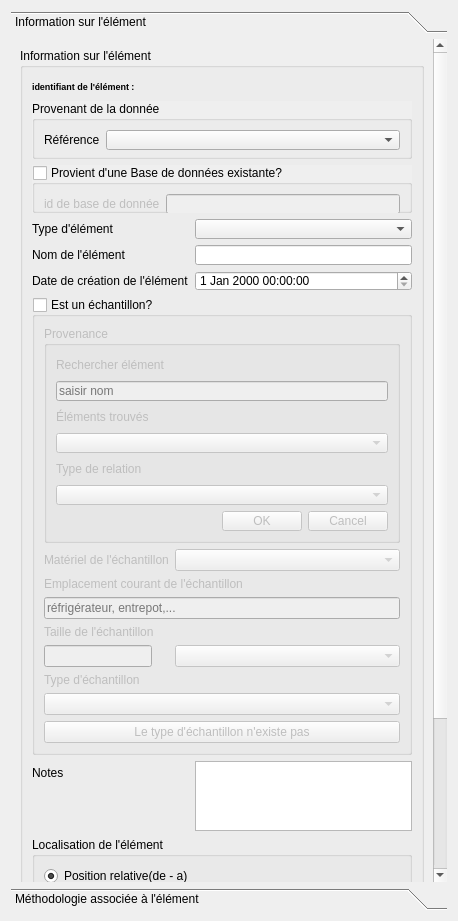
<?xml version="1.0" encoding="UTF-8"?>
<ui version="4.0">
    <class>Form</class>
    <widget class="QWidget" name="Form">
        <property name="geometry">
            <rect>
                <x>0</x>
                <y>0</y>
                <width>458</width>
                <height>921</height>
            </rect>
        </property>
        <property name="windowTitle">
            <string>Form</string>
        </property>
        <layout class="QVBoxLayout" name="verticalLayout">
            <item>
                <widget class="QToolBox" name="toolbox_sampling_feature">
                    <property name="currentIndex">
                        <number>0</number>
                    </property>
                    <widget class="QWidget" name="sampling_page">
                        <property name="geometry">
                            <rect>
                                <x>0</x>
                                <y>-126</y>
                                <width>423</width>
                                <height>975</height>
                            </rect>
                        </property>
                        <attribute name="label">
                            <string>Information sur l'élément</string>
                        </attribute>
                        <layout class="QVBoxLayout" name="verticalLayout_3">
                            <item>
                                <widget class="QGroupBox" name="groupbox_sampling_feature">
                                    <property name="minimumSize">
                                        <size>
                                            <width>264</width>
                                            <height>0</height>
                                        </size>
                                    </property>
                                    <property name="title">
                                        <string>Information sur l'élément</string>
                                    </property>
                                    <layout class="QFormLayout" name="formLayout_2">
                                        <property name="fieldGrowthPolicy">
                                            <enum>QFormLayout::AllNonFixedFieldsGrow</enum>
                                        </property>
                                        <item row="0" column="0" colspan="2">
                                            <widget class="QLabel" name="label_foi_id">
                                                <property name="minimumSize">
                                                    <size>
                                                        <width>0</width>
                                                        <height>18</height>
                                                    </size>
                                                </property>
                                                <property name="font">
                                                    <font>
                                                        <pointsize>7</pointsize>
                                                        <weight>75</weight>
                                                        <italic>false</italic>
                                                        <bold>true</bold>
                                                    </font>
                                                </property>
                                                <property name="text">
                                                    <string>identifiant de l'élément :</string>
                                                </property>
                                            </widget>
                                        </item>
                                        <item row="1" column="0" colspan="2">
                                            <widget class="QGroupBox" name="gb_ref">
                                                <property name="minimumSize">
                                                    <size>
                                                        <width>0</width>
                                                        <height>58</height>
                                                    </size>
                                                </property>
                                                <property name="autoFillBackground">
                                                    <bool>true</bool>
                                                </property>
                                                <property name="title">
                                                    <string>Provenant de la donnée</string>
                                                </property>
                                                <property name="flat">
                                                    <bool>false</bool>
                                                </property>
                                                <layout class="QFormLayout" name="formLayout">
                                                    <property name="fieldGrowthPolicy">
                                                        <enum>QFormLayout::AllNonFixedFieldsGrow</enum>
                                                    </property>
                                                    <item row="0" column="0">
                                                        <widget class="QLabel" name="label_ref">
                                                            <property name="minimumSize">
                                                                <size>
                                                                    <width>0</width>
                                                                    <height>20</height>
                                                                </size>
                                                            </property>
                                                            <property name="text">
                                                                <string>Référence</string>
                                                            </property>
                                                        </widget>
                                                    </item>
                                                    <item row="0" column="1">
                                                        <widget class="QComboBox" name="CB_ref">
                                                            <property name="minimumSize">
                                                                <size>
                                                                    <width>0</width>
                                                                    <height>20</height>
                                                                </size>
                                                            </property>
                                                        </widget>
                                                    </item>
                                                </layout>
                                            </widget>
                                        </item>
                                        <item row="2" column="0" colspan="2">
                                            <widget class="QGroupBox" name="gb_id_bd_extern">
                                                <property name="minimumSize">
                                                    <size>
                                                        <width>0</width>
                                                        <height>48</height>
                                                    </size>
                                                </property>
                                                <property name="autoFillBackground">
                                                    <bool>true</bool>
                                                </property>
                                                <property name="title">
                                                    <string>Provient d'une Base de données existante?</string>
                                                </property>
                                                <property name="flat">
                                                    <bool>false</bool>
                                                </property>
                                                <property name="checkable">
                                                    <bool>true</bool>
                                                </property>
                                                <property name="checked">
                                                    <bool>false</bool>
                                                </property>
                                                <layout class="QFormLayout" name="formLayout_3">
                                                    <item row="0" column="1">
                                                        <widget class="QLineEdit" name="LE_id_bd_extern">
                                                            <property name="minimumSize">
                                                                <size>
                                                                    <width>20</width>
                                                                    <height>20</height>
                                                                </size>
                                                            </property>
                                                        </widget>
                                                    </item>
                                                    <item row="0" column="0">
                                                        <widget class="QLabel" name="label_id_bd_extern">
                                                            <property name="minimumSize">
                                                                <size>
                                                                    <width>0</width>
                                                                    <height>20</height>
                                                                </size>
                                                            </property>
                                                            <property name="text">
                                                                <string>id de base de donnée</string>
                                                            </property>
                                                        </widget>
                                                    </item>
                                                </layout>
                                            </widget>
                                        </item>
                                        <item row="3" column="0">
                                            <widget class="QLabel" name="label_element_type">
                                                <property name="minimumSize">
                                                    <size>
                                                        <width>0</width>
                                                        <height>20</height>
                                                    </size>
                                                </property>
                                                <property name="text">
                                                    <string>Type d'élément</string>
                                                </property>
                                            </widget>
                                        </item>
                                        <item row="3" column="1">
                                            <widget class="QComboBox" name="CB_interet">
                                                <property name="minimumSize">
                                                    <size>
                                                        <width>0</width>
                                                        <height>20</height>
                                                    </size>
                                                </property>
                                            </widget>
                                        </item>
                                        <item row="4" column="0">
                                            <widget class="QLabel" name="label_samp_name">
                                                <property name="text">
                                                    <string>Nom de l'élément</string>
                                                </property>
                                            </widget>
                                        </item>
                                        <item row="4" column="1">
                                            <widget class="QLineEdit" name="LE_sampling_name">
                                                <property name="minimumSize">
                                                    <size>
                                                        <width>0</width>
                                                        <height>20</height>
                                                    </size>
                                                </property>
                                            </widget>
                                        </item>
                                        <item row="5" column="0">
                                            <widget class="QLabel" name="label_date">
                                                <property name="minimumSize">
                                                    <size>
                                                        <width>0</width>
                                                        <height>20</height>
                                                    </size>
                                                </property>
                                                <property name="text">
                                                    <string>Date de création de l'élément</string>
                                                </property>
                                            </widget>
                                        </item>
                                        <item row="5" column="1">
                                            <widget class="QDateTimeEdit" name="DTE_sampling_date">
                                                <property name="minimumSize">
                                                    <size>
                                                        <width>0</width>
                                                        <height>20</height>
                                                    </size>
                                                </property>
                                            </widget>
                                        </item>
                                        <item row="6" column="0" colspan="2">
                                            <widget class="QGroupBox" name="groupbox_specimen">
                                                <property name="title">
                                                    <string>Est un échantillon?</string>
                                                </property>
                                                <property name="checkable">
                                                    <bool>true</bool>
                                                </property>
                                                <property name="checked">
                                                    <bool>false</bool>
                                                </property>
                                                <layout class="QFormLayout" name="formLayout_6">
                                                    <property name="fieldGrowthPolicy">
                                                        <enum>QFormLayout::AllNonFixedFieldsGrow</enum>
                                                    </property>
                                                    <item row="0" column="0" colspan="2">
                                                        <widget class="QGroupBox" name="groupbox_sampling_context">
                                                            <property name="minimumSize">
                                                                <size>
                                                                    <width>0</width>
                                                                    <height>0</height>
                                                                </size>
                                                            </property>
                                                            <property name="title">
                                                                <string>Provenance</string>
                                                            </property>
                                                            <property name="checkable">
                                                                <bool>false</bool>
                                                            </property>
                                                            <layout class="QFormLayout" name="formLayout_7">
                                                                <item row="0" column="0">
                                                                    <widget class="QLabel" name="label_find_element">
                                                                        <property name="minimumSize">
                                                                            <size>
                                                                                <width>0</width>
                                                                                <height>20</height>
                                                                            </size>
                                                                        </property>
                                                                        <property name="text">
                                                                            <string>Rechercher élément</string>
                                                                        </property>
                                                                    </widget>
                                                                </item>
                                                                <item row="1" column="0" colspan="2">
                                                                    <widget class="QLineEdit" name="LE_text_to_search">
                                                                        <property name="minimumSize">
                                                                            <size>
                                                                                <width>0</width>
                                                                                <height>20</height>
                                                                            </size>
                                                                        </property>
                                                                        <property name="toolTip">
                                                                            <string>Appuyez sur &quot;Enter&quot; pour
                                                                                lancer la recherche
                                                                            </string>
                                                                        </property>
                                                                        <property name="text">
                                                                            <string/>
                                                                        </property>
                                                                        <property name="placeholderText">
                                                                            <string>saisir nom</string>
                                                                        </property>
                                                                    </widget>
                                                                </item>
                                                                <item row="3" column="0" colspan="2">
                                                                    <widget class="QComboBox" name="CB_finded_element">
                                                                        <property name="minimumSize">
                                                                            <size>
                                                                                <width>0</width>
                                                                                <height>20</height>
                                                                            </size>
                                                                        </property>
                                                                    </widget>
                                                                </item>
                                                                <item row="2" column="0" colspan="2">
                                                                    <widget class="QLabel" name="label_finded_element">
                                                                        <property name="minimumSize">
                                                                            <size>
                                                                                <width>0</width>
                                                                                <height>20</height>
                                                                            </size>
                                                                        </property>
                                                                        <property name="text">
                                                                            <string>Éléments trouvés</string>
                                                                        </property>
                                                                    </widget>
                                                                </item>
                                                                <item row="4" column="0">
                                                                    <widget class="QLabel" name="label_type">
                                                                        <property name="minimumSize">
                                                                            <size>
                                                                                <width>0</width>
                                                                                <height>20</height>
                                                                            </size>
                                                                        </property>
                                                                        <property name="text">
                                                                            <string>Type de relation</string>
                                                                        </property>
                                                                    </widget>
                                                                </item>
                                                                <item row="5" column="0" colspan="2">
                                                                    <widget class="QComboBox" name="CB_relation_type">
                                                                        <property name="minimumSize">
                                                                            <size>
                                                                                <width>0</width>
                                                                                <height>20</height>
                                                                            </size>
                                                                        </property>
                                                                    </widget>
                                                                </item>
                                                                <item row="6" column="0" colspan="2">
                                                                    <widget class="QDialogButtonBox"
                                                                            name="btn_box_ok_cancel">
                                                                        <property name="minimumSize">
                                                                            <size>
                                                                                <width>0</width>
                                                                                <height>20</height>
                                                                            </size>
                                                                        </property>
                                                                        <property name="standardButtons">
                                                                            <set>
                                                                                QDialogButtonBox::Cancel|QDialogButtonBox::Ok
                                                                            </set>
                                                                        </property>
                                                                    </widget>
                                                                </item>
                                                            </layout>
                                                        </widget>
                                                    </item>
                                                    <item row="2" column="0">
                                                        <widget class="QLabel" name="label_spe_mat">
                                                            <property name="text">
                                                                <string>Matériel de l'échantillon</string>
                                                            </property>
                                                        </widget>
                                                    </item>
                                                    <item row="2" column="1">
                                                        <widget class="QComboBox" name="CB_spe_material"/>
                                                    </item>
                                                    <item row="3" column="0" colspan="2">
                                                        <widget class="QLabel" name="label_sample_loc">
                                                            <property name="text">
                                                                <string>Emplacement courant de l'échantillon</string>
                                                            </property>
                                                        </widget>
                                                    </item>
                                                    <item row="5" column="0">
                                                        <widget class="QLabel" name="label_sample_size">
                                                            <property name="text">
                                                                <string>Taille de l'échantillon</string>
                                                            </property>
                                                        </widget>
                                                    </item>
                                                    <item row="6" column="0">
                                                        <widget class="QLineEdit" name="LE_Size_qt"/>
                                                    </item>
                                                    <item row="6" column="1">
                                                        <widget class="QComboBox" name="CB_size_unit"/>
                                                    </item>
                                                    <item row="7" column="0">
                                                        <widget class="QLabel" name="label_sample_type">
                                                            <property name="text">
                                                                <string>Type d'échantillon</string>
                                                            </property>
                                                        </widget>
                                                    </item>
                                                    <item row="8" column="0" colspan="2">
                                                        <widget class="QComboBox" name="CB_sample_type"/>
                                                    </item>
                                                    <item row="9" column="0" colspan="2">
                                                        <widget class="QPushButton" name="btn_create_samp_type">
                                                            <property name="text">
                                                                <string>Le type d'échantillon n'existe pas</string>
                                                            </property>
                                                        </widget>
                                                    </item>
                                                    <item row="4" column="0" colspan="2">
                                                        <widget class="QLineEdit" name="LE_current_loc">
                                                            <property name="placeholderText">
                                                                <string>réfrigérateur, entrepot,...</string>
                                                            </property>
                                                        </widget>
                                                    </item>
                                                </layout>
                                            </widget>
                                        </item>
                                        <item row="7" column="0">
                                            <widget class="QLabel" name="label_note">
                                                <property name="text">
                                                    <string>Notes</string>
                                                </property>
                                            </widget>
                                        </item>
                                        <item row="7" column="1">
                                            <widget class="QPlainTextEdit" name="PTE_note"/>
                                        </item>
                                        <item row="8" column="0" colspan="2">
                                            <widget class="QGroupBox" name="groupBox">
                                                <property name="title">
                                                    <string>Localisation de l'élément</string>
                                                </property>
                                                <layout class="QFormLayout" name="formLayout_5">
                                                    <property name="fieldGrowthPolicy">
                                                        <enum>QFormLayout::AllNonFixedFieldsGrow</enum>
                                                    </property>
                                                    <item row="0" column="0" colspan="2">
                                                        <widget class="QRadioButton" name="radio_relative_loc">
                                                            <property name="text">
                                                                <string>Position relative(de - a)</string>
                                                            </property>
                                                            <property name="checked">
                                                                <bool>true</bool>
                                                            </property>
                                                        </widget>
                                                    </item>
                                                    <item row="1" column="0">
                                                        <widget class="QLabel" name="label_de_m">
                                                            <property name="enabled">
                                                                <bool>false</bool>
                                                            </property>
                                                            <property name="text">
                                                                <string>De (m)</string>
                                                            </property>
                                                        </widget>
                                                    </item>
                                                    <item row="1" column="1">
                                                        <widget class="QLineEdit" name="LE_relative_loc_from">
                                                            <property name="enabled">
                                                                <bool>false</bool>
                                                            </property>
                                                        </widget>
                                                    </item>
                                                    <item row="2" column="0">
                                                        <widget class="QLabel" name="label_a_m">
                                                            <property name="enabled">
                                                                <bool>false</bool>
                                                            </property>
                                                            <property name="text">
                                                                <string>A (m)</string>
                                                            </property>
                                                        </widget>
                                                    </item>
                                                    <item row="2" column="1">
                                                        <widget class="QLineEdit" name="LE_relative_loc_to">
                                                            <property name="enabled">
                                                                <bool>false</bool>
                                                            </property>
                                                        </widget>
                                                    </item>
                                                    <item row="3" column="0" colspan="2">
                                                        <widget class="QRadioButton" name="radio_geographique_loc">
                                                            <property name="text">
                                                                <string>Localisation géographique (coordonnée x,y,z)
                                                                </string>
                                                            </property>
                                                        </widget>
                                                    </item>
                                                    <item row="5" column="0" colspan="2">
                                                        <widget class="QPushButton" name="btn_import_shapefile">
                                                            <property name="enabled">
                                                                <bool>false</bool>
                                                            </property>
                                                            <property name="text">
                                                                <string>Importer un shapefile</string>
                                                            </property>
                                                        </widget>
                                                    </item>
                                                    <item row="4" column="0" colspan="2">
                                                        <widget class="QPushButton" name="btn_enter_xy">
                                                            <property name="enabled">
                                                                <bool>false</bool>
                                                            </property>
                                                            <property name="text">
                                                                <string>Entrer une coordonnée</string>
                                                            </property>
                                                        </widget>
                                                    </item>
                                                </layout>
                                            </widget>
                                        </item>
                                    </layout>
                                </widget>
                            </item>
                        </layout>
                    </widget>
                    <widget class="QWidget" name="process_page">
                        <property name="geometry">
                            <rect>
                                <x>0</x>
                                <y>0</y>
                                <width>440</width>
                                <height>849</height>
                            </rect>
                        </property>
                        <attribute name="label">
                            <string>Méthodologie associée à l'élément</string>
                        </attribute>
                        <layout class="QVBoxLayout" name="verticalLayout_2">
                            <item>
                                <widget class="QGroupBox" name="gb_process">
                                    <property name="minimumSize">
                                        <size>
                                            <width>0</width>
                                            <height>185</height>
                                        </size>
                                    </property>
                                    <property name="title">
                                        <string>Méthodologie associée à l'élément</string>
                                    </property>
                                    <layout class="QFormLayout" name="formLayout_4">
                                        <item row="0" column="0">
                                            <widget class="QLabel" name="label_process_type">
                                                <property name="minimumSize">
                                                    <size>
                                                        <width>0</width>
                                                        <height>20</height>
                                                    </size>
                                                </property>
                                                <property name="text">
                                                    <string>Type de méthode</string>
                                                </property>
                                            </widget>
                                        </item>
                                        <item row="0" column="1">
                                            <widget class="QComboBox" name="CB_process_type">
                                                <property name="minimumSize">
                                                    <size>
                                                        <width>0</width>
                                                        <height>20</height>
                                                    </size>
                                                </property>
                                            </widget>
                                        </item>
                                        <item row="1" column="0">
                                            <widget class="QLabel" name="label_finded_process">
                                                <property name="minimumSize">
                                                    <size>
                                                        <width>0</width>
                                                        <height>20</height>
                                                    </size>
                                                </property>
                                                <property name="text">
                                                    <string>Méthode disponibles</string>
                                                </property>
                                            </widget>
                                        </item>
                                        <item row="1" column="1">
                                            <widget class="QComboBox" name="CB_process">
                                                <property name="minimumSize">
                                                    <size>
                                                        <width>0</width>
                                                        <height>20</height>
                                                    </size>
                                                </property>
                                            </widget>
                                        </item>
                                        <item row="2" column="0" colspan="2">
                                            <widget class="QLabel" name="label_process_description">
                                                <property name="text">
                                                    <string>Description de la méthode</string>
                                                </property>
                                            </widget>
                                        </item>
                                        <item row="3" column="0" colspan="2">
                                            <widget class="QLabel" name="label_proces_desc">
                                                <property name="minimumSize">
                                                    <size>
                                                        <width>0</width>
                                                        <height>50</height>
                                                    </size>
                                                </property>
                                                <property name="text">
                                                    <string>TextLabel</string>
                                                </property>
                                                <property name="scaledContents">
                                                    <bool>true</bool>
                                                </property>
                                                <property name="wordWrap">
                                                    <bool>true</bool>
                                                </property>
                                            </widget>
                                        </item>
                                        <item row="4" column="0" colspan="2">
                                            <widget class="QPushButton" name="btn_create_methode">
                                                <property name="minimumSize">
                                                    <size>
                                                        <width>0</width>
                                                        <height>20</height>
                                                    </size>
                                                </property>
                                                <property name="text">
                                                    <string>Méthode introuvable</string>
                                                </property>
                                            </widget>
                                        </item>
                                    </layout>
                                </widget>
                            </item>
                        </layout>
                    </widget>
                </widget>
            </item>
        </layout>
    </widget>
    <resources/>
    <connections/>
</ui>
